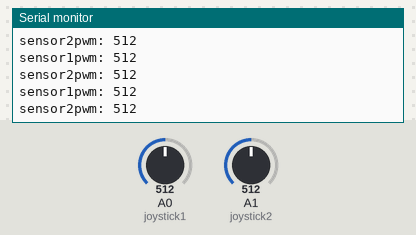
The sketch below on a simulated Arduino Uno, built with avr-gcc and run on an emulated ATmega328P. Parts: the last lines printed to the serial monitor. Inputs (shaded band) come from the test bench; at power-on: A0 (joystick1) = 512, A1 (joystick2) = 512. No radio packets arrive unless stated.

Above: at 1.2 s.
1.3 s: A0 (joystick1) set to 716
At 1.5 s:
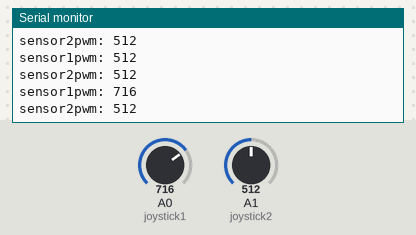
2.8 s: A1 (joystick2) set to 716
At 3.07 s:
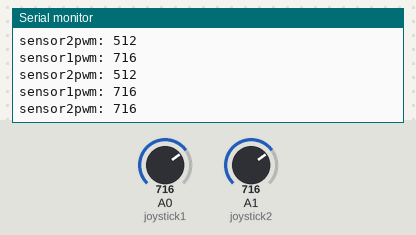
4.3 s: A0 (joystick1) set to 900
At 4.38 s:
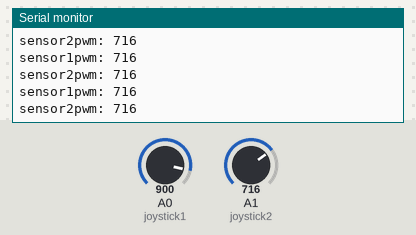
5.8 s: A1 (joystick2) set to 900
At 5.94 s:
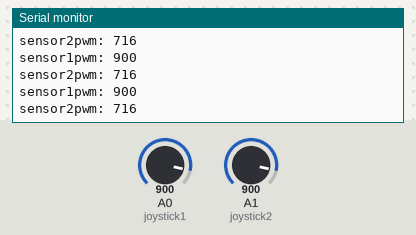
Timing chart, 0 to 8.3 s (numbered marks = the images above; inputs shaded):
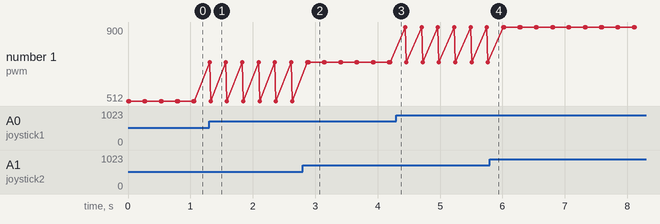

The sketch:

control1-tx.ino
```cpp
// ask_transmitter.pde
// -*- mode: C++ -*-
// Simple example of how to use RadioHead to transmit messages
// with a simple ASK transmitter in a very simple way.
// Implements a simplex (one-way) transmitter with an TX-C1 module

#include <RH_ASK.h>
#include <SPI.h> // Not actually used but needed to compile

RH_ASK driver;

const int joystick1 = A0;  // Analog input pin that the joystick is attached to
const int joystick2 = A1;  // Analog input pin that the joystick is attached to

int sen1 = 0;    //joystick one
int sen2 = 0;    //joystick two

int stick1 = 0;
int stick2 = 0;

String sensor1;
String sensor2;

void setup()

{
    Serial.begin(9600);	  // Debugging only
    if (!driver.init())
         Serial.println("init failed");
}

void loop()
{

  // read the analog in value:
  stick1 = analogRead(joystick1);
  stick2 = analogRead(joystick2);

  // //map it to the range of the analog out:

  // sen1 = map(stick1, 0, 1023, 0, 255);
  // sen2 = map(stick2, 0, 1023, 0, 255);


  sen1 = stick1;
  sen2 = stick2;


  sensor1 = String(sen1);
  sensor2 = String(sen2);


  // print pwm values
  Serial.print("sensor1pwm: ");
  Serial.println(sensor1);
  Serial.print("sensor2pwm: " );
  Serial.println(sensor2);


String comp = sensor1 + "," + sensor2;   // rx-tx msg

//Serial.print(comp);

    const  char *msg = comp.c_str();

    driver.send((uint8_t *)msg, strlen(msg));
    driver.waitPacketSent();
    delay(200);
}
```

Measured:
- after the input at 1.3 s, the serial monitor: prints a new line at once (image 1)
- after the input at 2.8 s, the serial monitor: prints a new line after 0.09 s (image 2)
